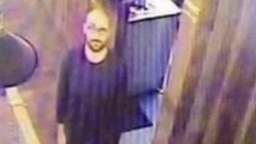
#> input picture backup.jpg, 256 x 144 px, shrunk from 800 x 450 before the run
$ jupyter execute jursem3.ipynb
#> lines starting #> are read from the running program, lines starting #| are printed output that depends on the picture
# NAMA      : SRI ZUL'AINI ULYA
# NIM       : F1D02410096
# KELOMPOK  : 10

[cell 1]
import numpy as np
import cv2 as cv
import matplotlib.pyplot as plt

[cell 2]
def show(img, title=""):
    plt.imshow(img, cmap='gray')
    plt.title(title)
    plt.axis('on')

cctv = plt.imread("backup.jpg")
#> cctv is the input picture: shape (144, 256, 3); mean R, G, B 139.7, 114.3, 128.3
img_gray = cv.cvtColor(cctv, cv.COLOR_RGB2GRAY)
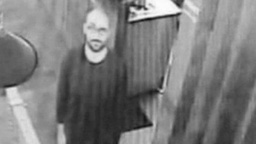
#> img_gray: shape (144, 256); min 17, max 253, mean 123.5
if img_gray.dtype != np.uint8:
    img_gray = (img_gray * 255).astype(np.uint8)

show(img_gray)

[cell 3]
def convolution(img, kernel):
    size = kernel.shape[0]
    pad_size = size // 2
    padded = np.pad(img, pad_size, mode='constant')
    canvas = np.zeros_like(img).astype(np.float32)
    height, width = img.shape
#> height = 144; width = 256

    for i in range(height):
        for j in range(width):
            region = padded[i:i+size, j:j+size]
            canvas[i, j] = np.sum(region * kernel)

    return canvas

kernelSmoothing = np.array([
    [1/10, 1/10, 1/10],
    [1/10, 1/5, 1/10],
    [1/10, 1/10, 1/10]
])

kernelSharpening = np.array([
    [1/9, 1/9, 1/9],
    [1/9, 8/9, 1/9],
    [1/9, 1/9, 1/9]
])

img_smoothed = convolution(img_gray, kernelSmoothing)
img_sharpened = convolution(img_gray, kernelSharpening)
img_smootpened = convolution(img_smoothed, kernelSharpening)

plt.figure(figsize=(15, 5))

plt.subplot(1, 3, 1)
show(img_smoothed, 'Smoothing')

plt.subplot(1, 3, 2)
show(img_sharpened, 'Sharpening')

plt.subplot(1, 3, 3)
show(img_smootpened, 'Smoothing + Sharpening')

[cell 4]
def filter(img, size, mode):
#> called with size = 3, mode = 'mean'
    height, width = img.shape
#> height = 144; width = 256
    pad_size = size // 2
    padded = np.pad(img, pad_size, mode='edge')
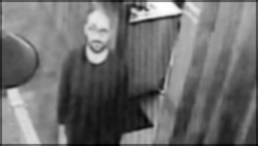
#> padded: shape (146, 258) float32; min 42, max 447.1, mean 215.9; drawn with min black and max white
    canvas = np.zeros_like(img, dtype=np.uint8)

    match mode:
        case 'mean':
            for i in range(height):
                for j in range(width):
                    region = padded[i:i+size, j:j+size]
                    canvas[i, j] = int(np.mean(region))

        case 'median':
            for i in range(height):
                for j in range(width):
                    region = padded[i:i+size, j:j+size]
                    canvas[i, j] = int(np.median(region))

        case 'modus':
            for i in range(height):
                for j in range(width):
                    region = padded[i:i+size, j:j+size]
                    values = region.ravel()

                    count = {}
                    for val in values:
                        if val in count:
                            count[val] += 1
                        else:
                            count[val] = 1

                    max_count = 0
                    mode_val = 0
                    for val, freq in count.items():
                        if freq > max_count:
                            max_count = freq
                            mode_val = val

                    canvas[i, j] = mode_val

    return canvas

[cell 5]
img_mean = filter(img_smootpened, 3, 'mean')
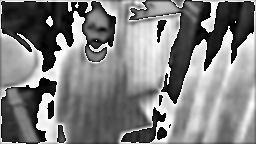
#> img_mean: shape (144, 256); min 0, max 255, mean 128.3
img_modus = filter(img_smootpened, 3, 'modus')
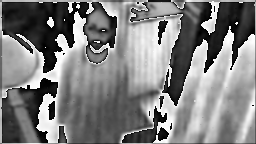
#> img_modus: shape (144, 256); min 0, max 255, mean 127.3
img_median = filter(img_smootpened, 3, 'median')
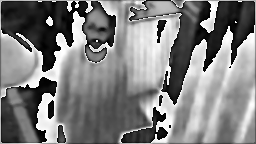
#> img_median: shape (144, 256); min 0, max 255, mean 127.3

plt.figure(figsize=(15, 5))

plt.subplot(1, 3, 1)
show(img_mean, 'Mean')

plt.subplot(1, 3, 2)
show(img_modus, 'Modus')

plt.subplot(1, 3, 3)
show(img_median, 'Median')

[cell 6]
prewittx = np.array([
    [-1, 0, 1],
    [-1, 0, 1],
    [-1, 0, 1]
], dtype=np.float32)

prewitty = np.array([
    [1, 1, 1],
    [0, 0, 0],
    [-1, -1, -1]
], dtype=np.float32)

sobelx = np.array([
    [-1, 0, 1],
    [-2, 0, 2],
    [-1, 0, 1]
], dtype=np.float32)

sobely = np.array([
    [1, 2, 1],
    [0, 0, 0],
    [-1, -2, -1]
], dtype=np.float32)

robertsx = np.array([
    [1, 0],
    [0, -1]
], dtype=np.float32)

robertsy = np.array([
    [0, 1],
    [-1, 0]
], dtype=np.float32)

def edge(img, kernelx, kernely):
    gx = convolution(img, kernelx)
    gy = convolution(img, kernely)

    canvas = np.zeros_like(img, dtype=np.float32)
    canvas = np.abs(gx) + np.abs(gy)
    canvas = canvas * 255.0 / np.max(canvas)

    return np.clip(canvas, 0, 255).astype(np.uint8)

prewitt = edge(img_sharpened, prewittx, prewitty)
sobel = edge(img_sharpened, sobelx, sobely)
roberts = edge(img_sharpened, robertsx, robertsy)
#> after the loop in convolution (call 8), `for i in range(height):`:
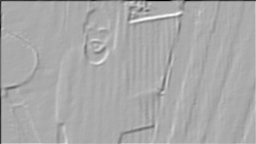
#> canvas: shape (144, 256) float32; min -360.8, max 178.7, mean -1.8; drawn with min black and max white
prebel = edge(img_sharpened, prewittx, sobely)
prerob = edge(img_sharpened, prewittx, robertsy)
belrob = edge(img_sharpened, sobelx, robertsy)
prebelrob = edge(prewitt, sobelx, robertsy)
#> in convolution (call 16), `padded = np.pad(img, pad_size, mode='constant')`:
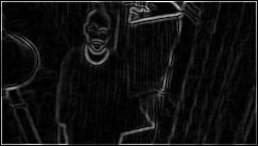
#> padded: shape (146, 258); min 0, max 255, mean 16.3
#> after the loop in convolution (call 16), `for i in range(height):`:
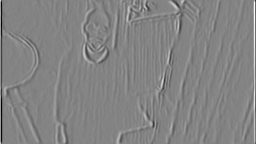
#> canvas: shape (144, 256) float32; min -711, max 666, mean -0.3; drawn with min black and max white
#> after the loop in convolution (call 17), `for i in range(height):`:
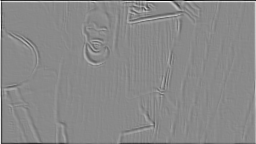
#> canvas: shape (144, 256) float32; min -255, max 217, mean -0.3; drawn with min black and max white
#> in edge (call 7), `canvas = np.abs(gx) + np.abs(gy)`:
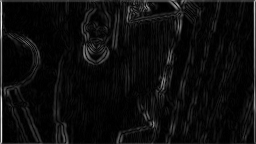
#> canvas: shape (144, 256) float32; min 0, max 866, mean 45.9; drawn with min black and max white

plt.figure(figsize=(20, 6))

plt.subplot(2, 4, 1)
show(prewitt, 'Prewitt')

plt.subplot(2, 4, 2)
show(sobel, 'Sobel')

plt.subplot(2, 4, 3)
show(roberts, 'Roberts')

plt.subplot(2, 4, 4)
show(prebel, 'Prewitt + Sobel')

plt.subplot(2, 4, 5)
show(prerob, 'Prewitt + Roberts')

plt.subplot(2, 4, 6)
show(belrob, 'Sobel + Roberts')

plt.subplot(2, 4, 7)
show(prebelrob, 'Prewitt + Sobel + Roberts')
